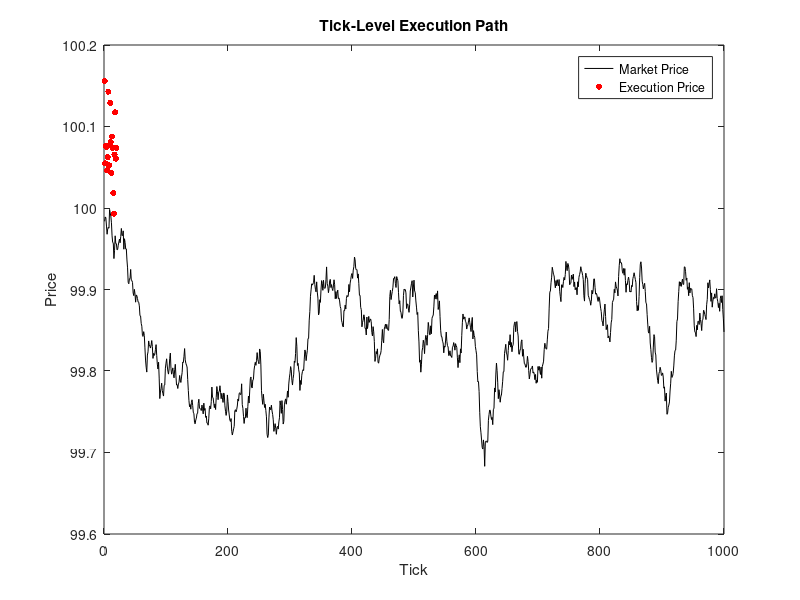

MATLAB code to generate this figure:
% Tick-Level Trade Execution Simulator (No Toolboxes)
% BuyPolar Capital - Execution Module (MATLAB)

%% Simulate tick-level price and volume
n_ticks = 1000;
price = cumsum(0.01 * randn(n_ticks, 1)) + 100; % tick price path
volume = randi([50, 200], n_ticks, 1);           % volume per tick

%% Define parent order
parent_volume = 10000;
child_volume = 500; % per slice

executed_volume = 0;
avg_price = 0;

execution_log = [];

%% Simulate execution over ticks
for t = 1:n_ticks
    if executed_volume >= parent_volume
        break;
    end

    trade_size = min(child_volume, parent_volume - executed_volume);
    slip = 0.0002 * (trade_size / volume(t)); % simple impact model
    exec_price = price(t) * (1 + slip);

    execution_log = [execution_log; t, exec_price, trade_size];
    avg_price = (avg_price * executed_volume + exec_price * trade_size) / (executed_volume + trade_size);
    executed_volume = executed_volume + trade_size;
end

%% Plot execution path
if ~exist('plots', 'dir')
    mkdir('plots');
end

figure;
plot(price, 'k'); hold on;
scatter(execution_log(:,1), execution_log(:,2), 20, 'r', 'filled');
title('Tick-Level Execution Path');
xlabel('Tick'); ylabel('Price');
legend('Market Price', 'Execution Price');

print(gcf, fullfile('plots','tick_execution_simulator'), '-dpdf');

fprintf('Executed %.0f/%0.f units. Avg execution price: %.4f\n', executed_volume, parent_volume, avg_price);
disp('Tick-level execution simulation complete.');
